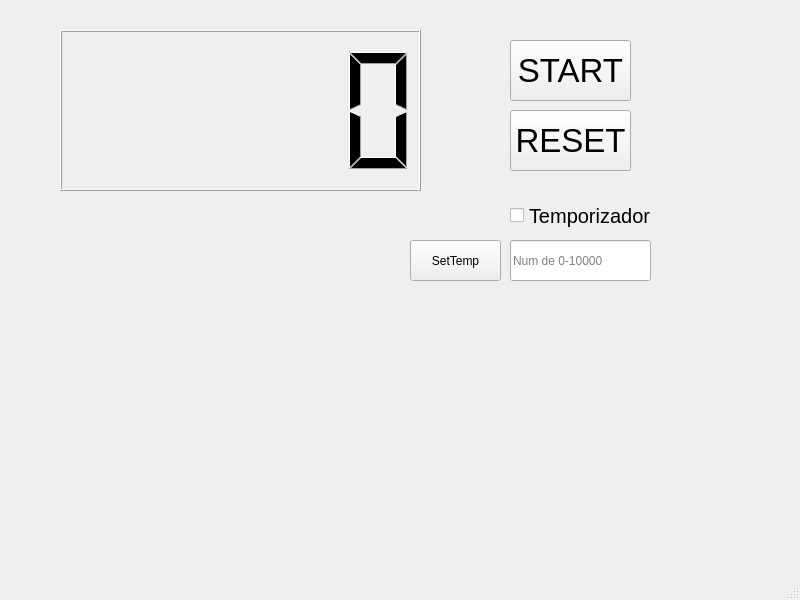
<?xml version="1.0" encoding="UTF-8"?>
<ui version="4.0">
 <class>MainWindow</class>
 <widget class="QMainWindow" name="MainWindow">
  <property name="geometry">
   <rect>
    <x>0</x>
    <y>0</y>
    <width>800</width>
    <height>600</height>
   </rect>
  </property>
  <property name="windowTitle">
   <string>MainWindow</string>
  </property>
  <widget class="QWidget" name="centralwidget">
   <widget class="QPushButton" name="startstop">
    <property name="geometry">
     <rect>
      <x>510</x>
      <y>40</y>
      <width>121</width>
      <height>61</height>
     </rect>
    </property>
    <property name="font">
     <font>
      <pointsize>25</pointsize>
     </font>
    </property>
    <property name="text">
     <string>START</string>
    </property>
   </widget>
   <widget class="QPushButton" name="reset">
    <property name="geometry">
     <rect>
      <x>510</x>
      <y>110</y>
      <width>121</width>
      <height>61</height>
     </rect>
    </property>
    <property name="font">
     <font>
      <pointsize>25</pointsize>
     </font>
    </property>
    <property name="text">
     <string>RESET</string>
    </property>
   </widget>
   <widget class="QLCDNumber" name="lcdNumber">
    <property name="geometry">
     <rect>
      <x>60</x>
      <y>30</y>
      <width>361</width>
      <height>161</height>
     </rect>
    </property>
   </widget>
   <widget class="QCheckBox" name="checkBox">
    <property name="geometry">
     <rect>
      <x>510</x>
      <y>190</y>
      <width>141</width>
      <height>51</height>
     </rect>
    </property>
    <property name="font">
     <font>
      <pointsize>15</pointsize>
     </font>
    </property>
    <property name="text">
     <string>Temporizador</string>
    </property>
   </widget>
   <widget class="QLineEdit" name="lineEdit">
    <property name="geometry">
     <rect>
      <x>510</x>
      <y>240</y>
      <width>141</width>
      <height>41</height>
     </rect>
    </property>
    <property name="placeholderText">
     <string>Num de 0-10000</string>
    </property>
   </widget>
   <widget class="QPushButton" name="SetTemp">
    <property name="geometry">
     <rect>
      <x>410</x>
      <y>240</y>
      <width>91</width>
      <height>41</height>
     </rect>
    </property>
    <property name="text">
     <string>SetTemp</string>
    </property>
   </widget>
  </widget>
  <widget class="QMenuBar" name="menubar">
   <property name="geometry">
    <rect>
     <x>0</x>
     <y>0</y>
     <width>800</width>
     <height>22</height>
    </rect>
   </property>
  </widget>
  <widget class="QStatusBar" name="statusbar"/>
 </widget>
 <resources/>
 <connections/>
</ui>
